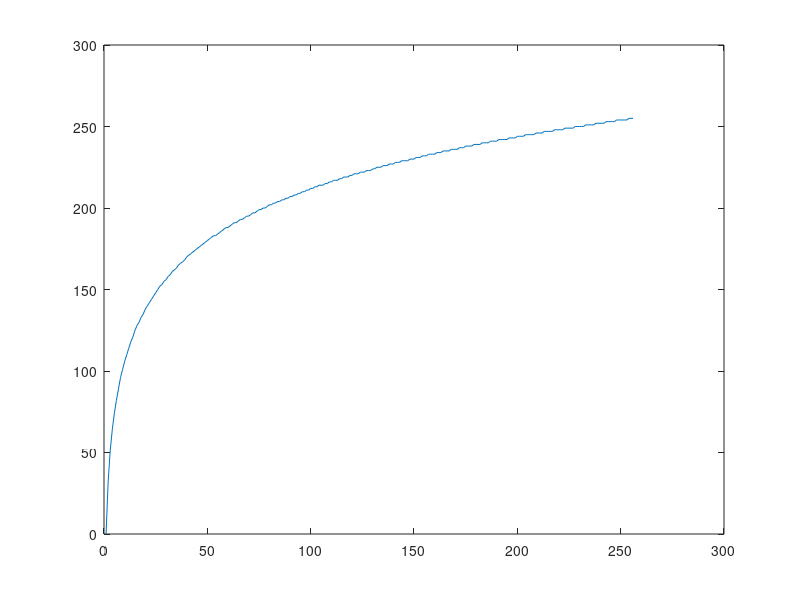

Source code (MATLAB): (Note: this script raises an error after producing the figure.)
load('functionsLUT.mat');
figure(1);

plot(log);
figure(2);
jet=imread('jet.bmp');
imshow(jet)
figure(3);

output= intlut(jet,log);
imshow(output);
